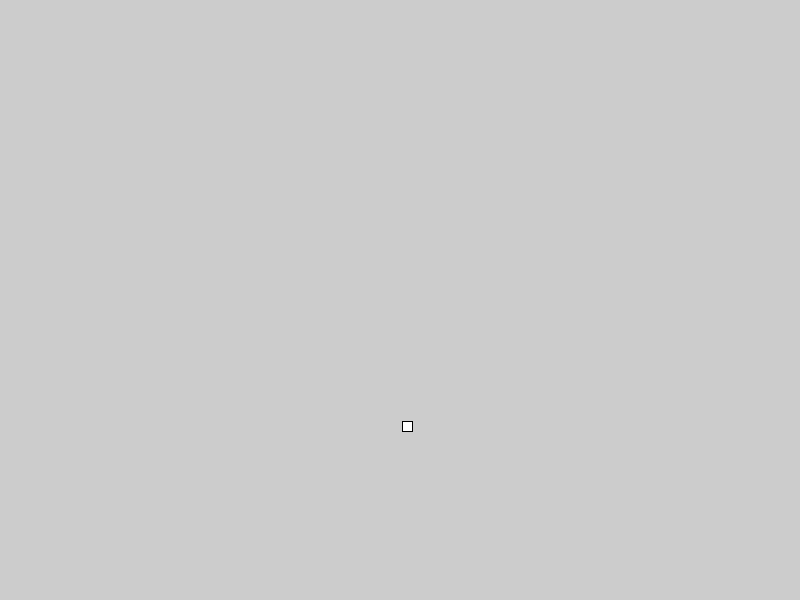
Frame 1 (no input)
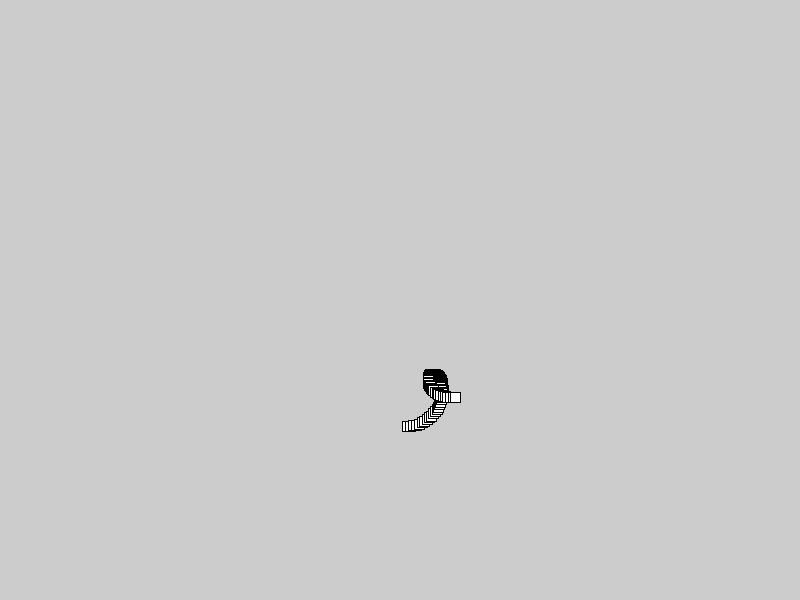
Frame 60 (the mouse pressed at the canvas centre just before this capture)
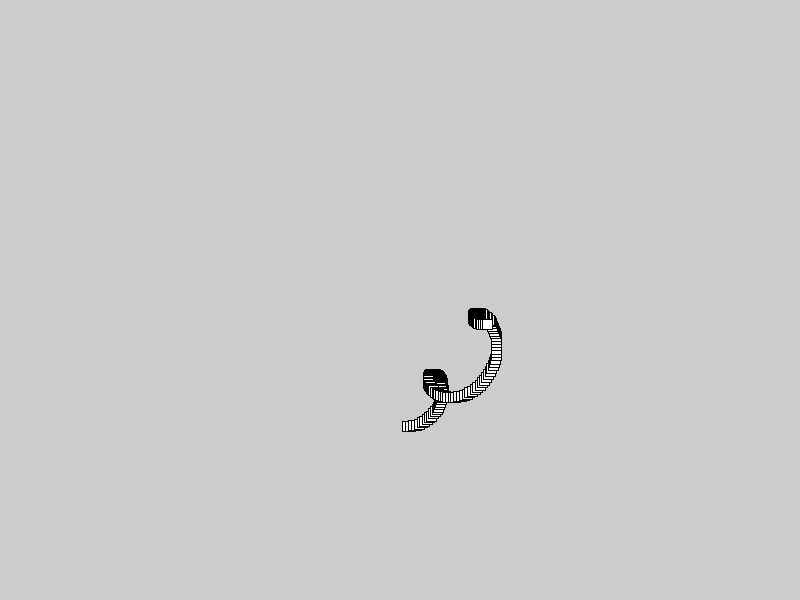
Frame 120 (the mouse held since frame 60 and released just before this capture)

The Processing sketch that drew these frames (run headless with seeded random() and noise(); from frame 60 on, the mouse is pressed at the canvas centre):

// Processing sketch: sketch_151210i
// ── sketch_151210i.pde
void setup() {
  size(800, 600);
}
void draw() {
  float x= sin(frameCount*0.01);  //-1.0 to 1.0
  float xx= sin(frameCount*0.1)*0.2;  //-0.2 to 0.2
  
  float y= cos(frameCount*0.013);
  float yy= cos(frameCount*0.1)*0.22;
  
  rect(width*0.5 + ((x+xx)*100), height*0.5 + ((y+yy)*100), 10, 10);
}
